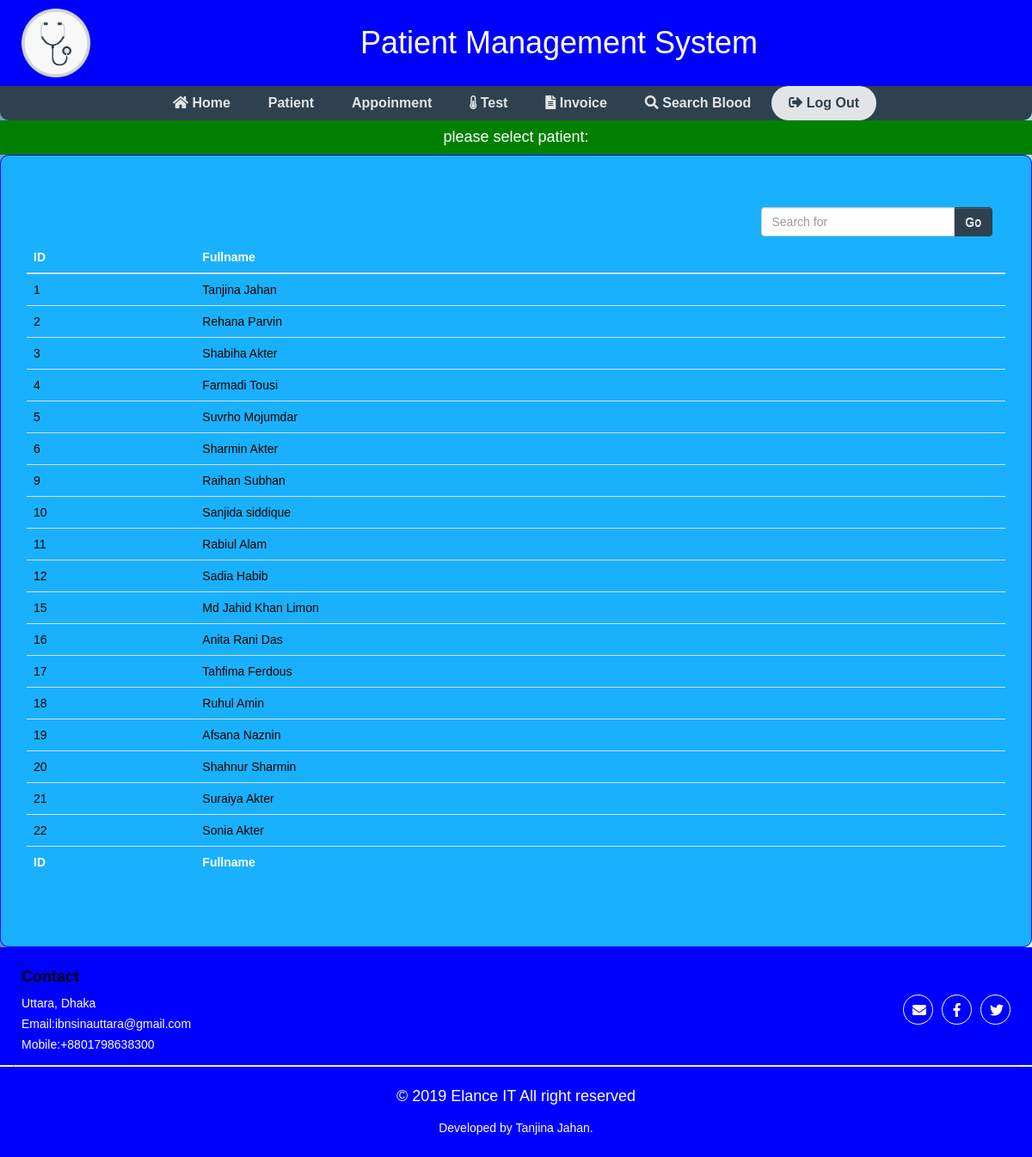
The app's page /receptionist_createap.php with its own data.
### tables this page shows
CREATE TABLE `patients` (
  `patid` int(11) NOT NULL,
  `fullname` varchar(50) NOT NULL,
  `gender` varchar(6) NOT NULL,
  `age` int(11) NOT NULL,
  `problems` text NOT NULL,
  `address` varchar(100) NOT NULL,
  `phone` varchar(90) NOT NULL,
  `datetime` datetime(6) NOT NULL,
  `blood_group` varchar(11) NOT NULL,
  `email` varchar(50) NOT NULL,
  `password` varchar(50) NOT NULL,
  `adid` int(50) NOT NULL
);

### include/basicdb.php (called while the page is built, shortened)
<?php
include_once ("connect.php");
function get_all($table)
{
	global $conn;
	$sql = "SELECT * from $table";
	$result = mysqli_query($conn, $sql);
	return (mysqli_num_rows($result) > 0) ? $result : 0;
}
?>

### receptionist_createap.php (the view, shortened to what this page needs)
<!DOCTYPE HTML>
<html lang="en-US">
<head>
	<link rel="stylesheet" type="text/css" href="css/bootstrap.min.css" media="all" />
	<link rel="stylesheet" type="text/css" href="css/bootstrap-theme.min.css" media="all" />
	<link href="css/light/light.css" rel="stylesheet" type="text/css"/>
	<link rel="stylesheet" type="text/css" href="css/fontawesome-all.min.css" media="all" />
	<link rel="stylesheet" type="text/css" href="css2/dashboard.css" media="all" />
</head>
<body>
<?php include_once("header.php"); ?>
<?php include_once("receptionist_menu.php");
include_once("include/basicdb.php");
?>
<div class="container">
<div class="row">
    <div class="">
    <?php
if (empty($_GET["patid"]))
{
?>
<div class="container">
	<div class="row">
		<div class="green">
			<div class="col-md-12">
				<h4>please select patient: </h4>
			</div>
		</div>
	</div>
</div>
<div class="container ">
	<div class="row">
		<div class="col-md-12"  style="padding:0">
			<div class="form">
<div class="row">
	<div class="col-md-12">
		<div class="col-md-6"><br /><br /></div>
		<div class="col-md-6">
			<div class="input-group">
				<input type="text" class="form-control" id="myInput" placeholder="Search for">
					<span class="input-group-btn">
					<button class="btn btn-default" type="button">Go</button>
					</span>
			</div>
		</div>
	</div>
</div>
<table class="table table-hover" >
        <thead>
            <tr>
                <th>ID</th>
                <th>Fullname</th>
            </tr>
        </thead>
		<tfoot>
            <tr>
                <th>ID</th>
                <th>Fullname</th>
            </tr>
        </tfoot>
        <tbody id="myTable">
			<?php
				$patient=get_all("patients");
					if($patient){
						while($row=mysqli_fetch_array($patient)){
			?>
            <tr class="linkable" href="receptionist_createap.php?patid=<?php echo $row["patid"]; ?>">
                <td>
					<a href="receptionist_createap.php?patid=<?php echo $row["patid"]; ?>"><?php echo $row["patid"]; ?></a>
				</td>
                <td>
					<a href="receptionist_createap.php?patid=<?php echo $row["patid"]; ?>"><?php echo $row["fullname"];?></a>
				</td>
            </tr>
<?php }
} ?>
		</tbody>
    </table>
      </div>
      </div>
      </div>
      </div>
<?php
}
?>
    </div>
  </div>
  </div>
<?php include_once("footer.php"); ?>
</body>
</html>

### css2/dashboard.css (style rules this page uses)
* { margin:0; padding:0 }
body { font-family:arial; font-size:14px; line-height:20px; background:url(../image/bg.jpg)no-repeat fixed; }
.green { background:green; color:white; text-align:center; }
.green:after { content:""; display:block; clear:both; }
.form { background:#19B1FD; padding:60px 30px; margin:auto; color:white; border:1px solid blue; border-radius:10px; text-decoration:none; }
.form td { text-decoration:none; color:black; }
.form a { text-decoration:none; color:black; }
.input-group { width:50%; float:right; overflow:hidden; }
.input-group button { color:#E2E5E7; background:#2F414E; border:1px solid #2F414E; }
.form input { margin-bottom:8px; }

### records on screen
patients: patid "1", fullname "Tanjina Jahan"
patients: patid "2", fullname "Rehana Parvin"
patients: patid "3", fullname "Shabiha Akter"
patients: patid "4", fullname "Farmadi Tousi"
patients: patid "5", fullname "Suvrho Mojumdar"
patients: patid "6", fullname "Sharmin Akter"
patients: patid "9", fullname "Raihan Subhan"
patients: patid "10", fullname "Sanjida siddique"
patients: patid "11", fullname "Rabiul Alam"
patients: patid "12", fullname "Sadia Habib"
patients: patid "15", fullname "Md Jahid Khan Limon"
patients: patid "16", fullname "Anita Rani Das"
patients: patid "17", fullname "Tahfima Ferdous"
patients: patid "18", fullname "Ruhul Amin"
patients: patid "19", fullname "Afsana Naznin"
patients: patid "20", fullname "Shahnur Sharmin"
patients: patid "21", fullname "Suraiya Akter"
patients: patid "22", fullname "Sonia Akter"
